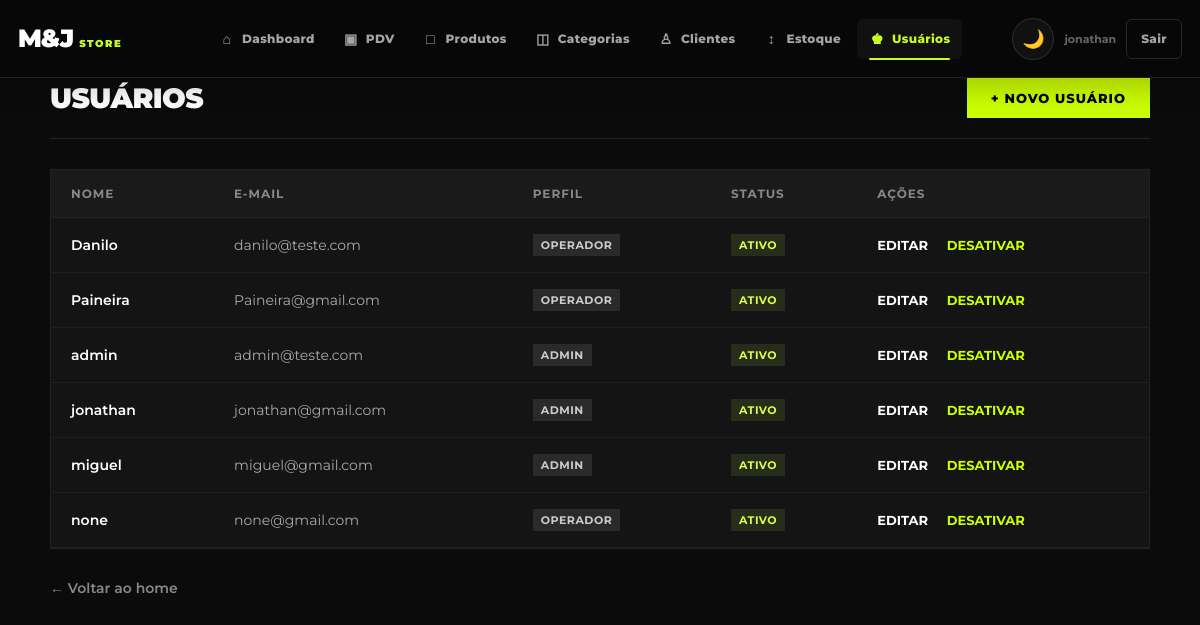
/usuarios/ (signed in), run on the app's committed database.
### app/models/usuarios.py (models this page shows)
class Usuario(Base):
    __tablename__ = "usuarios"
    id = Column(Integer, primary_key=True, autoincrement=True)
    nome = Column(String(100), nullable=False)
    email = Column(String(150), unique=True, nullable=False)
    senha_hash = Column(String(255), nullable=False)
    role = Column(String(20), nullable=False, default="operador")
    ativo = Column(Boolean, default=True)
    criando_em = Column(DateTime, server_default=func.now())

### app/controllers/usuario_controller.py (the view)
@router.get("/")
def listar_usuarios(
    request: Request,
    db: Session = Depends(get_db),
    admin = Depends(get_admin)  # bloqueia quem não é admin
):
    usuarios = db.query(Usuario).order_by(Usuario.nome).all()
    return templates.TemplateResponse(
        request=request,
        name="usuarios/index.html",
        context={
            "usuario": admin,     # dados de quem está logado (para navbar)
            "usuarios": usuarios  # lista para exibir na tabela
        }
    )

### app/templates/usuarios/index.html (shortened to what this page needs)
<html lang="pt-br">
<head>
    <link rel="stylesheet" href="/static/css/navbar.css">
</head>
<body>
    {% include "shared/navbar.html" %}
    <div class="container">
        <div class="header-painel">
            <h1>Usuários</h1>
            <a href="/usuarios/novo" class="btn-novo">+ Novo usuário</a>
        </div>
        <div class="table-responsive">
            <table>
                <thead>
                    <tr>
                        <th>Nome</th>
                        <th>E-mail</th>
                        <th>Perfil</th>
                        <th>Status</th>
                        <th>Ações</th>
                    </tr>
                </thead>
                <tbody>
                    {% for u in usuarios %}
                    <tr>
                        <td style="font-weight: 600;">{{ u.nome }}</td>
                        <td style="color: #aaa;">{{ u.email }}</td>
                        <td><span class="badge">{{ u.role }}</span></td>
                        <td>
                            {% if u.ativo %}
                                <span class="badge active">Ativo</span>
                            {% else %}
                                <span class="badge inactive">Inativo</span>
                            {% endif %}
                        </td>
                        <td>
                            <a href="/usuarios/{{ u.id }}/editar" class="btn-editar">Editar</a>
                            <form action="/usuarios/{{ u.id }}/toggle-ativo" method="post" style="display:inline">
                                <button type="submit" class="btn-toggle">
                                    {% if u.ativo %}
                                        Desativar
                                    {% else %}
                                        Ativar
                                    {% endif %}
                                </button>
                            </form>
                        </td>
                    </tr>
                    {% else %}
                    <tr>
                        <td colspan="5" style="text-align: center; color: #888;">Nenhum usuário cadastrado.</td>
                    </tr>
                    {% endfor %}
                    </tbody>
            </table>
        </div>
        <p><a href="/" class="btn-voltar">← Voltar ao home</a></p>
    </div>
</body>
</html>

### app/templates/shared/navbar.html (shortened to what this page needs)
<nav class="app-navbar" aria-label="Navegação principal">
    <div class="app-navbar-inner">
        <a href="/" class="app-navbar-brand" aria-label="M&J Store - Dashboard">
            <span class="app-navbar-brand-main">M&J</span>
            <span class="app-navbar-brand-sub">STORE</span>
        </a>
        <div class="app-navbar-menu" id="app-navbar-menu">
            <div class="app-navbar-links">
                <a
                    href="/"
                    class="app-navbar-link {% if request.url.path == '/' %}active{% endif %}"
                >
                    <span class="app-navbar-icon">⌂</span>
                    Dashboard
                </a>
                <a
                    href="/pdv"
                    class="app-navbar-link {% if request.url.path.startswith('/pdv') %}active{% endif %}"
                >
                    <span class="app-navbar-icon">▣</span>
                    PDV
                </a>
                <a
                    href="/produtos"
                    class="app-navbar-link {% if request.url.path.startswith('/produtos') %}active{% endif %}"
                >
                    <span class="app-navbar-icon">□</span>
                    Produtos
                </a>
                {% if usuario and usuario.get('role') == 'admin' %}
                <a
                    href="/categorias"
                    class="app-navbar-link {% if request.url.path.startswith('/categorias') %}active{% endif %}"
                >
                    <span class="app-navbar-icon">◫</span>
                    Categorias
                </a>
                {% endif %}
                {% if usuario and usuario.get('role') == 'admin' %}
                <a
                    href="/clientes"
                    class="app-navbar-link {% if request.url.path.startswith('/clientes') %}active{% endif %}"
                >
                    <span class="app-navbar-icon">♙</span>
                    Clientes
                </a>
                {% endif %}
                {% if usuario and usuario.get('role') == 'admin' %}
                <a
                    href="/movimentacoes"
                    class="app-navbar-link {% if request.url.path.startswith('/movimentacoes') %}active{% endif %}"
                >
                    <span class="app-navbar-icon">↕</span>
                    Estoque
                </a>
                {% endif %}
                {% if usuario and usuario.get('role') == 'admin' %}
                <a
                    href="/usuarios"
                    class="app-navbar-link {% if request.url.path.startswith('/usuarios') %}active{% endif %}"
                >
                    <span class="app-navbar-icon">♚</span>
                    Usuários
                </a>
                {% endif %}
            </div>
            <div class="app-navbar-actions">
                <button
                    type="button"
                    class="app-navbar-theme"
                    id="themeToggle"
                    aria-label="Mudar para tema claro"
                    aria-pressed="false"
                    title="Mudar tema"
                >
                </button>
                <span class="app-navbar-user">
                    {% if usuario %}
                        {{ usuario.nome or usuario.get('nome') or usuario.email or usuario.get('email') or 'Usuário' }}
                    {% else %}
                        Sistema
                    {% endif %}
                </span>
                <a
                    href="/auth/logout"
                    class="app-navbar-logout"
                >
                    Sair
                </a>
            </div>
        </div>
    </div>
</nav>

### app/static/css/navbar.css (style rules this page uses)
:root { --navbar-bg: #080808; --navbar-border: #202020; --navbar-text: #a5a5a5; --navbar-hover: #ffffff; --navbar-neon: #c8ff1a; }
body { padding-top: 78px !important; }
.app-navbar { position: fixed; inset: 0 0 auto 0; height: 78px; width: 100%; z-index: 9999; background: rgba(8, 8, 8, 0.97); border-bottom: 1px solid var(--navbar-border); box-shadow: 0 10px 30px rgba(0, 0, 0, 0.22); backdrop-filter: blur(10px); -webkit-backdrop-filter: blur(10px); }
.app-navbar-inner { width: min(1500px, calc(100% - 36px)); height: 100%; margin: 0 auto; display: flex; align-items: center; gap: 24px; }
.app-navbar-brand { display: inline-flex; align-items: baseline; gap: 6px; min-width: 165px; text-decoration: none; line-height: 1; }
.app-navbar-brand-main { color: #ffffff; font-family: 'Montserrat', sans-serif; font-size: 25px; font-weight: 900; letter-spacing: -1px; }
.app-navbar-brand-sub { color: var(--navbar-neon); font-size: 10px; font-weight: 900; letter-spacing: 1.5px; }
.app-navbar-menu { flex: 1; min-width: 0; display: flex; align-items: center; justify-content: space-between; gap: 18px; }
.app-navbar-links { display: flex; align-items: center; gap: 4px; min-width: 0; }
.app-navbar-link, .app-navbar-logout { position: relative; display: inline-flex; align-items: center; gap: 7px; min-height: 40px; padding: 0 12px; color: var(--navbar-text); text-decoration: none; font-family: 'Montserrat', sans-serif; font-size: 12px; font-weight: 800; letter-spacing: .35px; white-space: nowrap; transition: color .2s ease, background-color .2s ease; border-radius: 6px; }
.app-navbar-link:hover, .app-navbar-link.active, .app-navbar-logout:hover { color: var(--navbar-hover); background: #111111; }
.app-navbar-link.active { color: var(--navbar-neon); }
.app-navbar-link.active::after { content: ''; position: absolute; left: 12px; right: 12px; bottom: -1px; height: 2px; background: var(--navbar-neon); border-radius: 2px; }
.app-navbar-icon { display: inline-flex; width: 16px; justify-content: center; color: currentColor; font-size: 14px; line-height: 1; }
.app-navbar-actions { display: flex; align-items: center; gap: 10px; flex-shrink: 0; }
.app-navbar-user { max-width: 180px; overflow: hidden; text-overflow: ellipsis; white-space: nowrap; color: #676767; font-size: 11px; font-weight: 700; }
.app-navbar-logout { border: 1px solid #292929; padding-inline: 14px; }

### app/templates/usuarios/index.html (style rules this page uses)
* { margin: 0; padding: 0; box-sizing: border-box; font-family: 'Montserrat', sans-serif; }
body { background-color: #0b0b0b; color: #ffffff; min-height: 100vh; padding: 40px 20px; }
.container { max-width: 1100px; margin: 0 auto; }
.header-painel { display: flex; justify-content: space-between; align-items: center; margin-bottom: 30px; border-bottom: 1px solid #222; padding-bottom: 20px; }
h1 { font-size: 28px; font-weight: 900; text-transform: uppercase; letter-spacing: -0.5px; }
.btn-novo { display: inline-block; background-color: #ccff00; color: #000000; text-decoration: none; padding: 12px 24px; font-size: 13px; font-weight: 800; text-transform: uppercase; letter-spacing: 1px; transition: background-color 0.2s ease; }
.table-responsive { width: 100%; overflow-x: auto; background-color: #141414; border: 1px solid #222; margin-bottom: 30px; }
table { width: 100%; border-collapse: collapse; text-align: left; }
th, td { padding: 16px 20px; font-size: 14px; }
th { background-color: #1a1a1a; color: #888; font-weight: 700; text-transform: uppercase; letter-spacing: 1px; font-size: 12px; border-bottom: 1px solid #222; }
tr { border-bottom: 1px solid #1f1f1f; transition: background-color 0.2s ease; }
.badge { display: inline-block; padding: 4px 8px; font-size: 11px; font-weight: 700; text-transform: uppercase; letter-spacing: 0.5px; background-color: #2a2a2a; color: #ccc; }
.badge.active { background-color: rgba(217, 255, 77, 0.1); color: #d9ff4d; }
.btn-editar { color: #ffffff; text-decoration: none; font-weight: 700; font-size: 13px; text-transform: uppercase; margin-right: 15px; border-bottom: 1px solid transparent; transition: all 0.2s; }
.btn-toggle { background: none; border: none; color: #ccff00; font-weight: 700; font-size: 13px; text-transform: uppercase; cursor: pointer; padding: 0; font-family: inherit; border-bottom: 1px solid transparent; transition: all 0.2s; }
.btn-voltar { display: inline-block; color: #888; text-decoration: none; font-size: 14px; font-weight: 600; transition: color 0.2s; }

### data on the page
Usuario: nome "jonathan", email "jonathan@gmail.com", role "ADMIN", ativo "ATIVO"
Usuario: nome "Danilo", email "danilo@teste.com", role "OPERADOR", ativo "ATIVO"
Usuario: nome "Paineira", email "Paineira@gmail.com", role "OPERADOR", ativo "ATIVO"
Usuario: nome "admin", email "admin@teste.com", role "ADMIN", ativo "ATIVO"
Usuario: nome "miguel", email "miguel@gmail.com", role "ADMIN", ativo "ATIVO"
Usuario: nome "none", email "none@gmail.com", role "OPERADOR", ativo "ATIVO"
